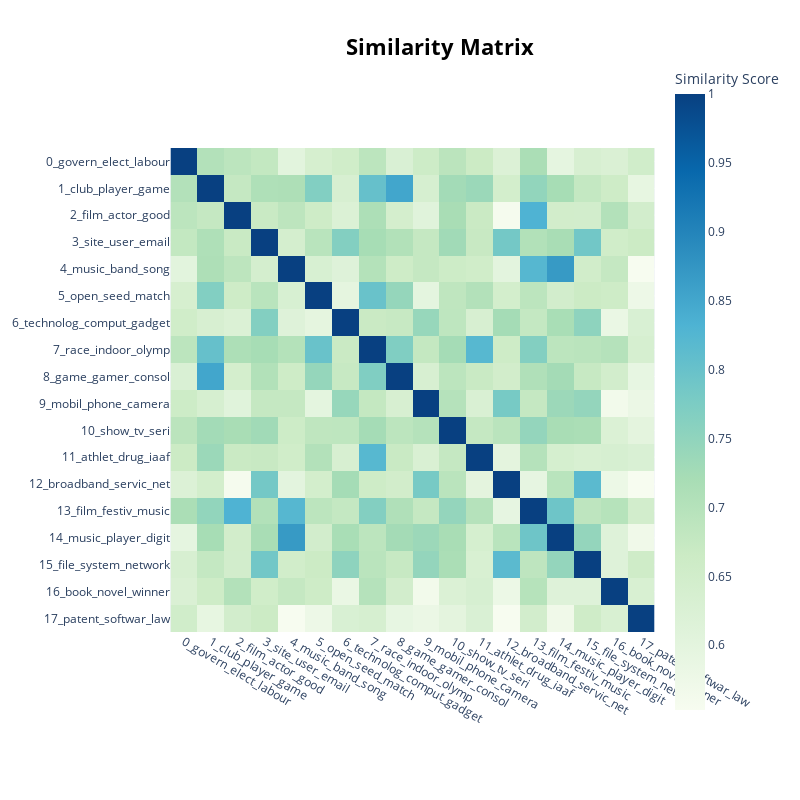

This figure's notebook cell:
### Code cell
topic_model.visualize_heatmap()

### Figure 1 — Plotly figure (JSON) as saved in the notebook; plotly's stock layout.template omitted (floating-point values rounded to 4 significant figures; data arrays with more than 128 entries replaced by an {"elided": "..."} marker saying what was removed)
{"data": [{"coloraxis": "coloraxis", "hovertemplate": "x: %{x}<br>y: %{y}<br>Similarity Score: %{z}<extra></extra>", "name": "0", "type": "heatmap", "x": ["0_govern_elect_labour", "1_club_player_game", "2_film_actor_good", "3_site_user_email", "4_music_band_song", "5_open_seed_match", "6_technolog_comput_gadget", "7_race_indoor_olymp", "8_game_gamer_consol", "9_mobil_phone_camera", "10_show_tv_seri", "11_athlet_drug_iaaf", "12_broadband_servic_net", "13_film_festiv_music", "14_music_player_digit", "15_file_system_network", "16_book_novel_winner", "17_patent_softwar_law"], "xaxis": "x", "y": ["0_govern_elect_labour", "1_club_player_game", "2_film_actor_good", "3_site_user_email", "4_music_band_song", "5_open_seed_match", "6_technolog_comput_gadget", "7_race_indoor_olymp", "8_game_gamer_consol", "9_mobil_phone_camera", "10_show_tv_seri", "11_athlet_drug_iaaf", "12_broadband_servic_net", "13_film_festiv_music", "14_music_player_digit", "15_file_system_network", "16_book_novel_winner", "17_patent_softwar_law"], "yaxis": "y", "z": {"elided": "18x18 float values"}}], "layout": {"coloraxis": {"colorbar": {"title": {"text": "Similarity Score"}}, "colorscale": [[0, "rgb(247,252,240)"], [0.125, "rgb(224,243,219)"], [0.25, "rgb(204,235,197)"], [0.375, "rgb(168,221,181)"], [0.5, "rgb(123,204,196)"], [0.625, "rgb(78,179,211)"], [0.75, "rgb(43,140,190)"], [0.875, "rgb(8,104,172)"], [1, "rgb(8,64,129)"]]}, "height": 800, "hoverlabel": {"bgcolor": "white", "font": {"family": "Rockwell", "size": 16}}, "legend": {"title": {"text": "Trend"}}, "margin": {"t": 60}, "showlegend": true, "title": {"font": {"color": "Black", "size": 22}, "text": "<b>Similarity Matrix</b>", "x": 0.55, "xanchor": "center", "y": 0.95, "yanchor": "top"}, "width": 800, "xaxis": {"anchor": "y", "constrain": "domain", "domain": [0, 1], "scaleanchor": "y"}, "yaxis": {"anchor": "x", "autorange": "reversed", "constrain": "domain", "domain": [0, 1]}}}
